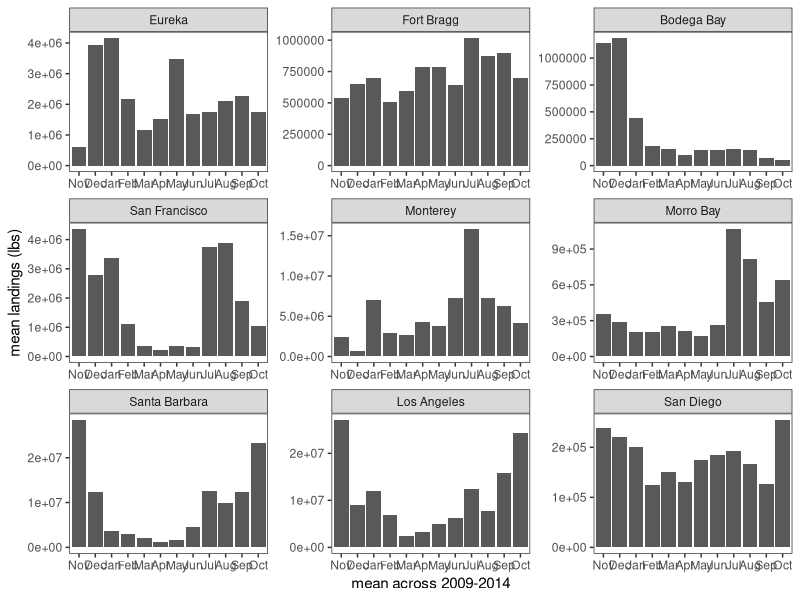
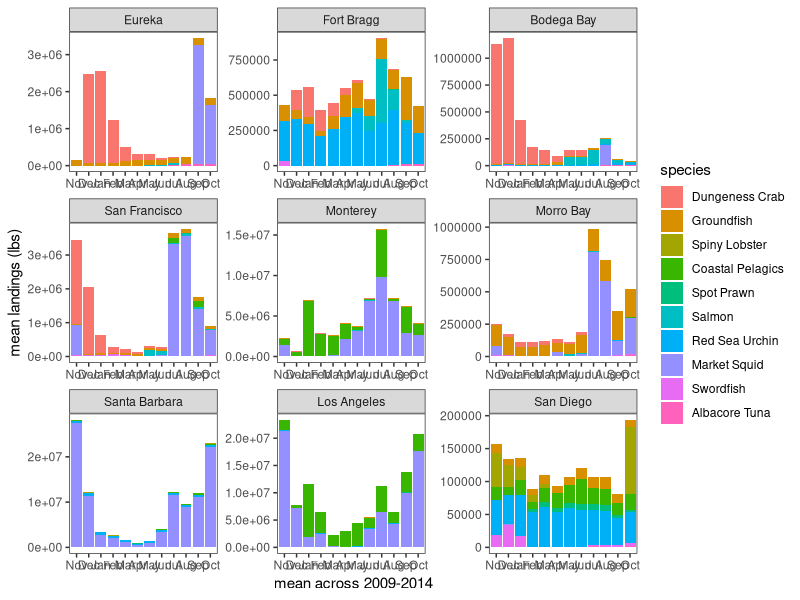

These charts were generated, in order, by the following R code: (Note: this script raises an error after producing the figures.)
# Analysis of the data from the nine areas within California, gathered from the
# California Department of Natural Resources, accessed here: 
# https://wildlife.ca.gov/Fishing/Commercial/Landings

library(stringr)
library(dplyr)
library(reshape2)
library(ggplot2)

# Import dataset of all areas
all_areas <- read.csv("Data/DFW areas/all_areas.csv")

# Column names for the initial columns of the overall dataframe
initial_cols <- c("Species", "January", "February", "March", "April", "May", "June",
                  "July", "August", "September", "October", "November", "December", 
                  "Landings", "year", "area")

# Update species names for the graph legend
sp_names <- c("Dungeness Crab", "Groundfish", "Spiny Lobster", 
              "Coastal Pelagics", "Spot Prawn", "Salmon", "Red Sea Urchin",
              "Market Squid", "Swordfish","Albacore Tuna")

# Order of areas from North -> South
area_order <- c("Eureka", "Fort Bragg", "Bodega Bay", "San Francisco", 
                "Monterey", "Morro Bay", "Santa Barbara", "Los Angeles",
                "San Diego")

months_abbrev <- c("species", "area", "Jan", "Feb", "Mar", "Apr", "May", "Jun",
                   "Jul", "Aug", "Sep", "Oct", "Nov", "Dec")


# Islolate species of interest ------------------------------------------------
crab <- all_areas %>% filter(str_detect(Species, "Dungeness")) %>% bind_rows
lobster <- all_areas %>% filter(str_detect(Species, "Lobster")) %>% bind_rows
squid <- all_areas %>% filter(str_detect(Species, "Squid market")) %>% bind_rows
albacore <- all_areas %>% filter(str_detect(Species, "albacore")) %>% bind_rows
prawn <- all_areas %>% filter(str_detect(Species, "Prawn spot")) %>% bind_rows
urchin <- all_areas %>% filter(str_detect(Species, "Sea urchin red")) %>% bind_rows
swordfish <- all_areas %>% filter(str_detect(Species, "Swordfish")) %>% bind_rows

# Groundfish - from list here:
# https://wildlife.ca.gov/Conservation/Marine/Federal-Groundfish 
groundfish <- all_areas %>% filter(str_detect(Species, "Halibut|Rockfish|
                                              Thornyhead|Sablefish|Skate|
                                              Shark leopard|Shark soupfin|
                                              Shark spiny dogfish|Ratfish|
                                              Cabezon|Greenling|Lingcod|Cod|
                                              Whiting|Scorpionfish|Flounder|
                                              Sole|Sanddab")) %>% bind_rows
# Update dataframe with new species name
groundfish <- groundfish[, -1] %>% group_by(area, year) %>%
  summarize(across(January:Landings, sum))  
groundfish <- cbind(rep("Groundfish", length(groundfish$year)), groundfish[, c(3:15, 2, 1)])
colnames(groundfish) <- initial_cols

# Salmon
salmon <- all_areas %>% filter(str_detect(Species, "Salmon")) %>% bind_rows
salmon <- salmon %>% filter(!str_detect(Species, "Roe"))  # Remove salmon roe fishery
# Update dataframe with new species name
salmon <- salmon[, -1] %>%  group_by(area, year) %>% 
  summarize(across(January:Landings, sum))
salmon <- cbind(rep("Salmon", length(salmon$year)), salmon[, c(3:15, 2, 1)])
colnames(salmon) <- initial_cols

# Coastal pelagic species gathered from NOAA fisheries
pelagics <- all_areas %>% filter(str_detect(Species, "Sardine|Mackerel Pacific|
                                            Mackerel jack|Anchovy northern")) %>% bind_rows
# Update dataframe with new species name
pelagics <- pelagics[, -1] %>% group_by(area, year) %>% 
  summarize(across(January:Landings, sum))
pelagics <- cbind(rep("Pelagics coastal", length(pelagics$year)), pelagics[, c(3:15, 2, 1)])
colnames(pelagics) <- initial_cols

# Create dataframe of all species of interest
all_soi <- rbind(crab, lobster, squid, albacore, prawn, urchin, swordfish, 
                 groundfish, salmon, pelagics)

# Write a .csv file with just the species of interest
write.csv(all_soi, "Data/dfw_areas_soi.csv", row.names = FALSE)


# All landings for the stable period ------------------------------------------
all_landings <- all_areas %>% group_by(area, year) %>% 
  summarize(across(January:Landings, sum))

all_stable <- all_landings %>% filter(between(year, 2009, 2014))
all_stable <- all_stable[, -2]  # remove year column

all_means <- all_stable %>%
  group_by(area) %>%
  summarize(across(January:Landings, mean))

colnames(all_means) <- c("species", "Jan", "Feb", "Mar", "Apr", "May", "Jun",
                         "Jul", "Aug", "Sep", "Oct", "Nov", "Dec")
all_means <- all_means[, c(1, 12, 13, 2:11)]  # Year starts in Nov.
all_means <- melt(all_means, id_vars = c("area"))
colnames(all_means) <- c("area", "month", "landings")
all_means$area <- factor(all_means$area, levels = area_order)

all_stable <- ggplot(all_means, aes(y = landings, x = month)) +
  geom_bar(stat = "identity") +
  ylab("mean landings (lbs)") + xlab("mean across 2009-2014") +
  theme_bw() +
  theme(panel.grid.major = element_blank(), panel.grid.minor = element_blank()) +
  facet_wrap(~area, ncol = 3, scale = "free")

ggsave(filename="DFW pdf data/Figures/all_landings_stable.pdf", all_stable,
       width=400, height=250, units="mm", dpi=300)


# Monthly averages over the stable period of species of interest --------------
# Filter for 2009-2014
all_soi_stable <- all_soi %>% filter(between(year, 2009, 2014))

# Find monthly mean for each year
all_soi_stable <- all_soi_stable[, -15]  # remove year column
all_soi_stable$Species <- str_trim(all_soi_stable$Species, side = "both")  # Remove extra white spaces

all_soi_means <- all_soi_stable %>% 
  group_by(Species, area) %>% 
  summarize(across(January:Landings, mean))

all_soi_means <- all_soi_means[, -15]  # Remove total landings

colnames(all_soi_means) <- months_abbrev  # Update to abbreviated months

# Change column & row order to match analyses
all_soi_means <- all_soi_means[, c(1, 2, 13, 14, 3:12)]  # Year starts in Nov.
all_soi_means <- melt(all_soi_means, id_vars = c("area", "species"))
colnames(all_soi_means) <- c("species", "area", "month", "landings")
all_soi_means$area <- factor(all_soi_means$area, levels = area_order)

# Plot monthly means for stable period
monthly_areas_stable <- ggplot(all_soi_means, aes(y = landings, x = month, fill = species)) +
  geom_bar(position = "stack", stat = "identity") +
  ylab("mean landings (lbs)") + xlab("mean across 2009-2014") +
  scale_fill_hue(labels = sp_names) +
  theme_bw() +
  theme(panel.grid.major = element_blank(), panel.grid.minor = element_blank()) +
  facet_wrap(~area, ncol = 3, scale = "free")

ggsave(filename="DFW pdf data/Figures/area_monthly_landings_stable.pdf", monthly_areas_stable,
       width=400, height=250, units="mm", dpi=300)


# Yearly trends for species of interest ---------------------------------------
# Dungeness Crab
crab$year <- as.factor(crab$year)
crab$area <- factor(crab$area, levels = area_order)
crab <- crab[, c(15, 16, 12, 13, 2:11)]
colnames(crab) <- plot_cols
crab_long <- melt(crab, id_vars = c("area", "year"))
colnames(crab_long) <- c("year", "area", "month", "landings")

crab_monthly <- ggplot(crab_long, aes(y = landings, x = month, fill = area)) +
  geom_bar(position = "stack", stat = "identity") +
  ylab("mean landings (lbs)") +
  ggtitle("Dungeness Crab") + 
  # scale_fill_discrete(breaks = area_order) +
  theme_bw() +
  theme(panel.grid.major = element_blank(), panel.grid.minor = element_blank()) +
  facet_wrap(~year, ncol = 4, scale = "free")

ggsave(filename="DFW pdf data/Figures/crab_monthly.pdf", crab_monthly,
       width=400, height=250, units="mm", dpi=300)

# Salmon
salmon$year <- as.factor(salmon$year)
salmon$area <- factor(salmon$area, levels = area_order)
salmon <- salmon[, c(15, 16, 12, 13, 2:11)]
colnames(salmon) <- plot_cols
salmon_long <- melt(salmon, id_vars = c("area", "year"))
colnames(salmon_long) <- c("year", "area", "month", "landings")

salmon_monthly <- ggplot(salmon_long, aes(y = landings, x = month, fill = area)) +
  geom_bar(position = "stack", stat = "identity") +
  ylab("mean landings (lbs)") +
  ggtitle("Salmon") + 
  theme_bw() +
  theme(panel.grid.major = element_blank(), panel.grid.minor = element_blank()) +
  facet_wrap(~year, ncol = 4, scale = "free")

ggsave(filename="DFW pdf data/Figures/salmon_monthly.pdf", salmon_monthly,
       width=400, height=250, units="mm", dpi=300)

# Groundfish
groundfish$year <- as.factor(groundfish$year)
groundfish$area <- factor(groundfish$area, levels = area_order)
groundfish <- groundfish[, c(15, 16, 12, 13, 2:11)]
colnames(groundfish) <- plot_cols
groundfish_long <- melt(groundfish, id_vars = c("area", "year"))
colnames(groundfish_long) <- c("year", "area", "month", "landings")

groundfish_monthly <- ggplot(groundfish_long, aes(y = landings, x = month, fill = area)) +
  geom_bar(position = "stack", stat = "identity") +
  ylab("mean landings (lbs)") +
  ggtitle("groundfish") + 
  theme_bw() +
  theme(panel.grid.major = element_blank(), panel.grid.minor = element_blank()) +
  facet_wrap(~year, ncol = 4, scale = "free")

ggsave(filename="DFW pdf data/Figures/groundfish_monthly.pdf", groundfish_monthly,
       width=400, height=250, units="mm", dpi=300)
